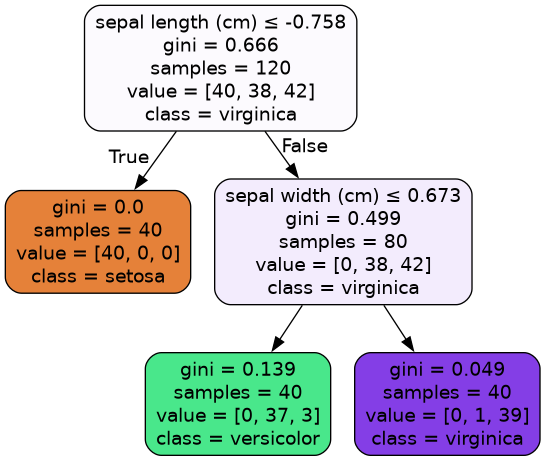
#> input picture to_make_beautiful/campus/ML/ML3/Notebook/iris_tree.png, 545 x 461 px
$ jupyter execute --allow-errors 'ML3.1 - Algorithms Kit Eleve.ipynb'   (shell and % lines are left out)
#> lines starting #> are read from the running program, lines starting #| are printed output that depends on the picture
## Packages

[cell 1]
import numpy as np
import pandas as pd
import matplotlib.pyplot as plt

## Resources
General:
- Hands on Machine Learning with scikit-learn and tensorflow, chapter 5, 6, 7

- Machine Learnia : https://www.youtube.com/watch?v=w_bLGK4Pteo

Decision Trees:
- https://scikit-learn.org/stable/modules/tree.html
- https://www.lovelyanalytics.com/2016/08/16/decision-tree-comment-ca-marche/
- https://www.youtube.com/watch?v=ZVR2Way4nwQ
- https://www.youtube.com/watch?v=sgQAhG5Q7iY

Random Forests:
- https://scikit-learn.org/stable/modules/generated/sklearn.ensemble.RandomForestClassifier.html
- https://towardsdatascience.com/random-forest-in-python-24d0893d51c0
- https://www.youtube.com/watch?v=v6VJ2RO66Ag

SVM:
- https://scikit-learn.org/stable/modules/svm.html
- https://towardsdatascience.com/a-brief-introduction-to-support-vector-machine-adf0f103a80f
- https://www.youtube.com/watch?v=_YPScrckx28
- https://www.youtube.com/watch?v=Q7vT0--5VII

Learning Curves:
- https://scikit-learn.org/stable/auto_examples/model_selection/plot_learning_curve.html#sphx-glr-auto-examples-model-selection-plot-learning-curve-py
- https://towardsdatascience.com/why-you-should-be-plotting-learning-curves-in-your-next-machine-learning-project-221bae60c53

Validation Curves
- https://scikit-learn.org/stable/modules/learning_curve.html

- Take some time to read book sections for decision tree, random forest and SVM algorithms.
- Import these algorithms from scikit-learn and find the hyperparameter options that are available when they are instantiated.

## Decision trees

Explain here how they work in your own words:

<span style='color:green'> Decision tree: </span>
<span style='color:pink'> a supervised ML algo (used for classification and regression). The main principle is splitting the data into subsets based on the value of input features. Each splitting is called "node". Criteria of splitting are Gini impurity (probability of a randomly chosen element to be classified wrong (0 means all elements belong to one class, higher impurity - mixed classes)), informatio gain (reduction in entropy after splitting, higher entropy means good distribution, low entropy - good separation, low uncertainty), MSE.

<span style='color:pink'>It ends in case of max. depth, when no good split was found, or when classificatio is done (node has data points of a single class) or when a node has a ceertain min. number of data points (for regression)</span>

<span style='color:green'> Random Forests: </span>
<span style='color:pink'> an ensemble ML algo (used for classification and regression). The main principle is a usage of MULTIPLE decision tree models on multiple SUBSETS of the original data.Dividing into subsets happens due to Bagging or Bootstrap aggregation (sampling with replacement: so some data points appear multiple times in a subset or may not appear at all). each subset has the same amount of data points as the original data set. After training there is "aggregation" to get a final result (majority of votes of each prediction or the everage of all prediction). In Random forest, the features are selected randomply for each subset to minimize correlation between trees. So averaging of many trees reduces variance and gets a better prediction compare to Decision tree. </span>

<span style='color:green'> Support Vector Machines or SVM: </span>
<span style='color:pink'>a set of supervised ML algo (for classification and regression, but mostly for classification). The idea behind SVM is to find a hyperplane (a line, a plane or a hyperplane for n-dim) that best separates the data points of different classes. To create this plane/line the distance (margin) to each closest data point (support vectors) is calculted and maximized by moving the plane/line (larger margin generally implies better generalization to unseen data). In cases of non-linear separated data Soft Margin (adds a parameter for each data point - slack variables: 0 for correctly classiied and higher for worse classified points. it minimizes the weight of a sum of a hyperplane and sum of slack varaibles) can be used. Also Kernel Trick: transform data to a higher dim and separate the data linearly.</span>

[cell 2]
# Load dataset
from sklearn.datasets import load_iris

iris = load_iris()
X = iris.data[:, 2:] # petal length and width
y = iris.target

[cell 3]
plots = pd.DataFrame(X).hist()
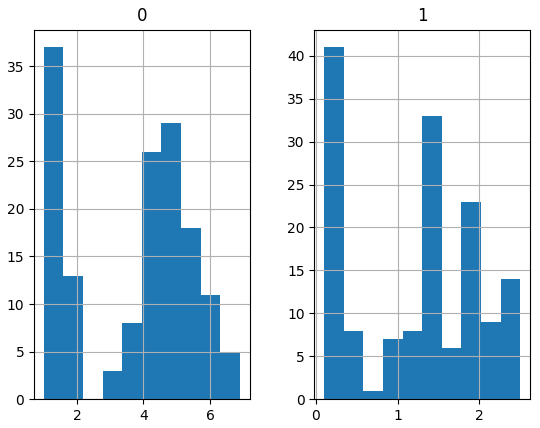
#> figure drawn by matplotlib, 2 panels; panel 1: tallest bar 37 high, from x = 1 to 1.59; panel 2: tallest bar 41 high, from x = 0.1 to 0.34

[cell 4]
pd.DataFrame(X).info()

[cell 5]
pd.DataFrame(y).describe()

[cell 6]
from sklearn.model_selection import train_test_split

X_train, X_test, y_train, y_test = train_test_split(X, y, random_state = 101,
                                                    test_size = 0.2)

[cell 7]
from sklearn.preprocessing import StandardScaler

scaler = StandardScaler()

X_train_scaled = scaler.fit_transform(X_train)
X_test_scaled = scaler.transform(X_test)

[cell 8]
# Train a decision tree with max_depth=2
from sklearn.tree import DecisionTreeClassifier

model_Tree = DecisionTreeClassifier(max_depth=2)

model_Tree.fit(X_train_scaled,y_train)
y_pred = model_Tree.predict(X_test_scaled)

[cell 9]
from sklearn.metrics import classification_report, confusion_matrix,  precision_score, recall_score, accuracy_score, f1_score

print(classification_report(y_test,y_pred))

[cell 10]
pd.DataFrame(confusion_matrix(y_test,y_pred))

### Visualization: export_graphviz

[cell 11]
# Visualize decision tree using graphviz
from sklearn.tree import export_graphviz

dot_data = export_graphviz(model_Tree, out_file=None,
                           feature_names=iris.feature_names[:2],
                           class_names=iris.target_names,
                           filled=True, rounded=True,
                           special_characters=True)

[cell 12]
import pygraphviz
from IPython.display import Image

#> (the rest of this cell did not finish here and is left out)

[cell 13]
# open image with PIL
from PIL import Image
image = Image.open("iris_tree.png")
#> image is the input picture: PIL image 545x461 RGBA; mean R, G, B, A 213.7, 211.8, 214.4, 254.8
image.show()

[cell 14]
# open image with matplotlib
import matplotlib.pyplot as plt
import matplotlib.image as mpimg

img=mpimg.imread('iris_tree.png')
imgplot = plt.imshow(img)

### Visualization: plot_tree

[cell 15]
# visualize using the 'plot_tree' method (from the sklearn.tree module)
from sklearn.tree import plot_tree
plot = plot_tree(model_Tree, feature_names = iris.feature_names[:2], class_names = iris.target_names, filled=True,rounded=True)

Compute the predictions of a decision tree classifier on a test set and calculate all the classification metrics you know:

[cell 16]
from sklearn.metrics import average_precision_score, roc_auc_score

y_proba = model_Tree.predict_proba(X_test_scaled)

print(f'accuracy_score: {accuracy_score(y_test,y_pred)}')
print(f'precision_score: {precision_score(y_pred,y_test,average="macro")}')
print(f'recall_score: {recall_score(y_pred,y_test,average="macro")}')
print(f'f1_score: {f1_score(y_pred,y_test,average="macro")}')
# print(f'average_precision_score: {average_precision_score(y_test,y_pred,average="macro")}')
print(f'roc_auc_score: {roc_auc_score(y_test,y_proba,multi_class="ovr")}')

[cell 17]
pd.DataFrame(confusion_matrix(y_test,y_pred))

[cell 18]
# split in train and test set

[cell 19]
# fit classifier with max_depth=2

[cell 20]
# make predictions on the test set

[cell 21]
# Print Accuracy
# Print Confusion matrix
# Print Precision
# Print Recall
# Print F1-score

## Random forests

Explain here how they work in your own words:

[cell 22]
# fit a Random Forest classifier
from sklearn.ensemble import RandomForestClassifier

model_Forest = RandomForestClassifier()

[cell 23]
# make predictions on the test set

model_Forest.fit(X_train_scaled,y_train)
y_pred = model_Forest.predict(X_test_scaled)

[cell 24]
# Print Accuracy
# Print Confusion matrix
# Print Precision
# Print Recall
# Print F1-score
print(f'accuracy_score: {accuracy_score(y_test,y_pred):.3f}')
print(f'precision_score: {precision_score(y_pred,y_test,average="macro"):.3f}')
print(f'recall_score: {recall_score(y_pred,y_test,average="macro"):.3f}')
print(f'f1_score: {f1_score(y_pred,y_test,average="macro"):.3f}')

[cell 25]
pd.DataFrame(confusion_matrix(y_test,y_pred))

## SVM

Explain here how they work in your own words:

[cell 26]
# Book example SVM: iris dataset
import numpy as np
from sklearn import datasets
from sklearn.pipeline import Pipeline
from sklearn.preprocessing import StandardScaler
from sklearn.svm import LinearSVC
from sklearn.svm import SVC

model_LinearSVC = SVC(C=1,
                      kernel='linear'
                      # loss="hinge",
                      # multi_class='ovr'
                     )

model_LinearSVC.fit(X_train_scaled, y_train)
y_pred = model_LinearSVC.predict(X_test_scaled)

[cell 27]
# fit a linear SVM classifier

[cell 28]
# make predictions on the test set

[cell 29]
# Print Accuracy
# Print Confusion matrix
# Print Precision
# Print Recall
# Print F1-score
print(f'accuracy_score: {accuracy_score(y_test,y_pred):.3f}')
print(f'precision_score: {precision_score(y_pred,y_test,average="macro"):.3f}')
print(f'recall_score: {recall_score(y_pred,y_test,average="macro"):.3f}')
print(f'f1_score: {f1_score(y_pred,y_test,average="macro"):.3f}')

[cell 30]
pd.DataFrame(confusion_matrix(y_test,y_pred))

## Learning curves

### Book example

[cell 31]
# Book Dataset
def plot_learning_curves(model, X, y):
    X_train, X_test, y_train, y_test = train_test_split(X, y, test_size=0.2, random_state=42)
    train_errors, test_errors = [], []
    X_train_scaled = scaler.fit_transform(X_train)
    X_test_scaled = scaler.transform(X_test)
    for m in range(1, len(X_train_scaled)):
        model.fit(X_train_scaled[:m], y_train[:m])
        y_train_predict = model.predict(X_train_scaled[:m])
        y_test_predict = model.predict(X_test_scaled)
        train_errors.append(mean_squared_error(y_train[:m], y_train_predict))
        test_errors.append(mean_squared_error(y_test, y_test_predict))
    plt.plot(np.sqrt(train_errors), "r-+", linewidth=2, label="train")
    plt.plot(np.sqrt(test_errors), "b-", linewidth=3, label="val")
    plt.legend()
    plt.xlabel('Training set size')
    plt.ylabel('RMSE')

[cell 32]
# Implement the book’s code on learning curves on the data he has used.
m = 100
X = 6 * np.random.rand(m, 1) - 3
y = 0.5 * X**2 + X + 2 + np.random.randn(m, 1)

[cell 33]
from sklearn.linear_model import LinearRegression
from skimage.metrics import mean_squared_error

lin_reg = LinearRegression()
plot_learning_curves(lin_reg, X, y)
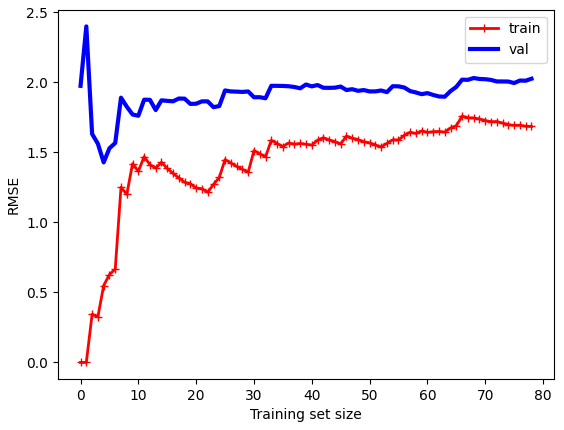
#> figure drawn by matplotlib, 1 panel; curve peaks at x = 66, y = 1.76; curve peaks at x = 1, y = 2.4

Change the method so that instead of having an incremental training set size going from 1 to the size of X_train, you have a fixed set of training sizes.
For example:

training_set_sizes = np.linspace(2, len(X_train), len(X_train), dtype='int')

or

training_set_sizes = [1, 10, 20, 30, 40, 50, 60, 70, 80]

[cell 34]
# Method that plots learning curves for a given estimator and training_set_sizes
def your_method_name_for_plotting_learning_curves(model, X, y, training_set_sizes=None):
    X_train, X_test, y_train, y_test = train_test_split(X, y, test_size=0.2, random_state=42)
    train_errors, test_errors = [], []
    X_train_scaled = scaler.fit_transform(X_train)
    X_test_scaled = scaler.transform(X_test)

    if training_set_sizes is None:
        training_set_sizes = np.linspace(2, len(X_train_scaled), len(X_train_scaled), dtype='int')

    for m in training_set_sizes:
        model.fit(X_train_scaled[:m], y_train[:m])
        y_train_predict = model.predict(X_train_scaled[:m])
        y_test_predict = model.predict(X_test_scaled)
        train_errors.append(mean_squared_error(y_train[:m], y_train_predict))
        test_errors.append(mean_squared_error(y_test, y_test_predict))

    plt.plot(np.sqrt(train_errors), "r-+", linewidth=2, label="train")
    plt.plot(np.sqrt(test_errors), "b-", linewidth=3, label="val")
    plt.legend()
    plt.xlabel('Training set size')
    plt.ylabel('RMSE')

[cell 35]
your_method_name_for_plotting_learning_curves(lin_reg, X, y, training_set_sizes = [1, 10, 20, 30, 40, 50, 60, 70, 80])
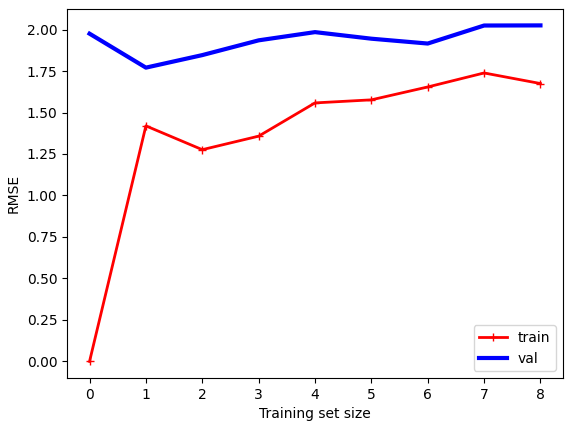
#> figure drawn by matplotlib, 1 panel

## Learning curves for classifiers

Implement a ML problem on a dataset you have already seen in the course.

Produce a plot of a model which shows signs of underfitting, and one that shows signs of overfitting.

[cell 36]
from sklearn.model_selection import learning_curve

def plot_learning_curve(estimator, title, X, y, axes=None, ylim=None, cv=None,
                        n_jobs=None, train_sizes=np.linspace(.1, 1.0, 5)):
# create your method to plot your learning curves using the sklearn method learning_curve()

    train_sizes, train_scores, test_scores = learning_curve(estimator, X, y, cv=cv, n_jobs=n_jobs,
                                                            train_sizes=train_sizes, scoring='accuracy',
                                                            shuffle=False)

    train_scores_mean = np.mean(train_scores, axis=1)
    train_scores_std = np.std(train_scores, axis=1)
    test_scores_mean = np.mean(test_scores, axis=1)
    test_scores_std = np.std(test_scores, axis=1)

    if axes is None:
        axes = plt.gca()

    axes.set_title(title)
    if ylim is not None:
        axes.set_ylim(*ylim)

    axes.set_xlabel("Training examples")
    axes.set_ylabel("Accuracy")

    axes.grid()

    # Plot the learning curve
    axes.fill_between(train_sizes, (train_scores_mean - train_scores_std),
                      (train_scores_mean + train_scores_std), alpha=0.1, color="r")
    axes.fill_between(train_sizes, (test_scores_mean - test_scores_std),
                      (test_scores_mean + test_scores_std), alpha=0.1, color="g")
    axes.plot(train_sizes, train_scores_mean, 'o-', color="r", label="Training score")
    axes.plot(train_sizes, test_scores_mean, 'o-', color="g", label="Cross-validation score")

    axes.legend(loc="best")

[cell 37]
X = iris.data[:, 2:] # petal length and width
y = iris.target

X_train, X_test, y_train, y_test = train_test_split(X, y, test_size=0.2, random_state=42)

X_train_scaled = scaler.fit_transform(X_train)
X_test_scaled = scaler.transform(X_test)

plot_learning_curve(model_Tree, 'Tree', X, y, axes=None, ylim=None, cv=5, n_jobs=-1, train_sizes=np.linspace(.1, 1.0, 5))
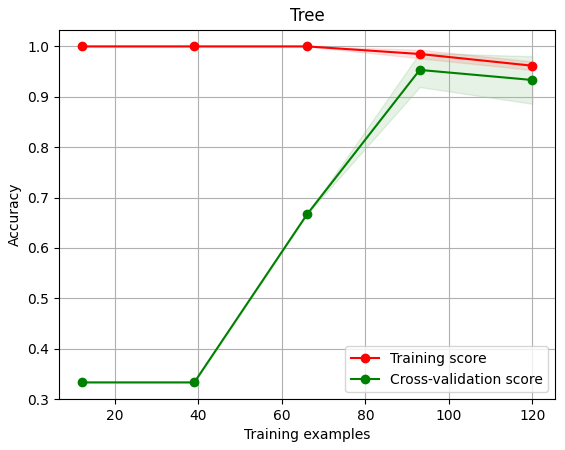
#> figure drawn by matplotlib, 1 panel

[cell 38]
plot_learning_curve(model_Forest, 'Forest', X, y, axes=None, ylim=None, cv=5, n_jobs=-1, train_sizes=np.linspace(.1, 1.0, 5))

[cell 39]
plot_learning_curve(model_LinearSVC, 'LinearSVC', X, y, axes=None, ylim=None, cv=5, n_jobs=-1, train_sizes=np.linspace(.1, 1.0, 10))
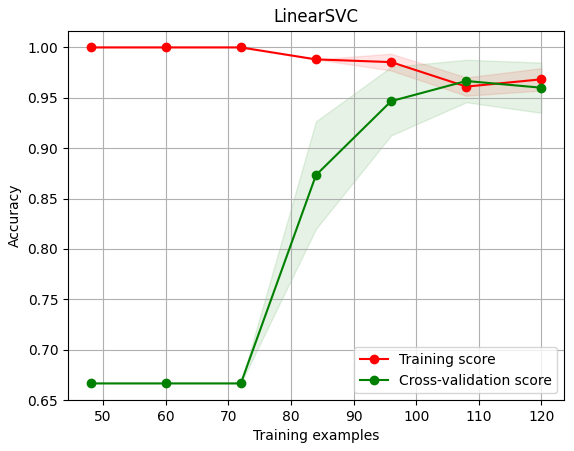
#> figure drawn by matplotlib, 1 panel

## Decision trees learning curves

#> (a cell that did not finish here is left out)

#> (a cell that did not finish here is left out)

#> (a cell that did not finish here is left out)

#> (a cell that did not finish here is left out)

#> (a cell that did not finish here is left out)

#> (a cell that did not finish here is left out)

[cell 46]
# do all the pre-rpocessing that is needed
# from sklearn.impute import SimpleImputer
pipeline_tree = Pipeline([
        ('scaler', StandardScaler()),
        ('tree', DecisionTreeClassifier())
    ])

[cell 47]
X_train, X_test, y_train, y_test = train_test_split(X, y,
                                                    test_size=0.2,
                                                    random_state=42,
                                                    # stratify=y
                                                   )

[cell 48]
# Underfit model
# Train a decision tree with max_depth=2

[cell 49]
pipeline_tree.set_params(tree__max_depth=2)
pipeline_tree.fit(X_train,y_train)
y_pred = pipeline_tree.predict(X_test)
print(classification_report(y_test,y_pred))

[cell 50]
pd.DataFrame(confusion_matrix(y_test,y_pred))

[cell 51]
plot_learning_curve(pipeline_tree, 'Tree', X, y, axes=None, ylim=None, cv=5, n_jobs=-1, train_sizes=np.linspace(.1, 1.0, 15))
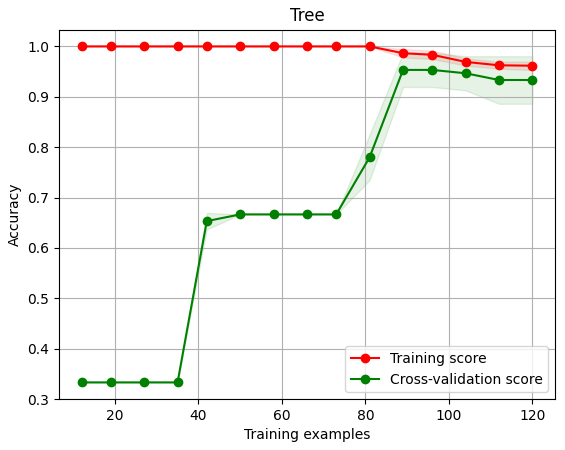
#> figure drawn by matplotlib, 1 panel; curve peaks at x = 12, y = 1; curve peaks at x = 89, y = 0.953

[cell 52]
# Overfit model
# Train a decision tree with max_depth=10

[cell 53]
pipeline_tree.set_params(tree__max_depth=10)
pipeline_tree.fit(X_train,y_train)
y_pred = pipeline_tree.predict(X_test)
print(classification_report(y_test,y_pred))

[cell 54]
plot_learning_curve(pipeline_tree, 'Tree', X, y, axes=None, ylim=None, cv=5, n_jobs=-1, train_sizes=np.linspace(.1, 1.0, 15))
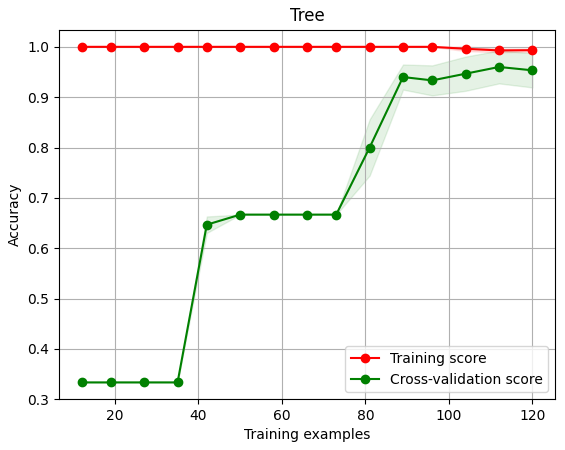
#> figure drawn by matplotlib, 1 panel; curve peaks at x = 12, y = 1; curve peaks at x = 112, y = 0.96

[cell 55]
X_train_scaled.shape

[cell 56]
y_train.shape

[cell 57]
from sklearn.model_selection import GridSearchCV

param_grid = {
    'max_depth': range(1,21)
}

grid_search = GridSearchCV(pipeline_tree.named_steps['tree'],
                           param_grid,
                           cv = 5,
                           scoring='accuracy',
                           return_train_score=True,
                           n_jobs=-1)
grid_search.fit(X_train_scaled,y_train)

[cell 58]
import seaborn as sns
sns.scatterplot(pd.DataFrame(grid_search.cv_results_), x = 'param_max_depth', y = 'mean_train_score')
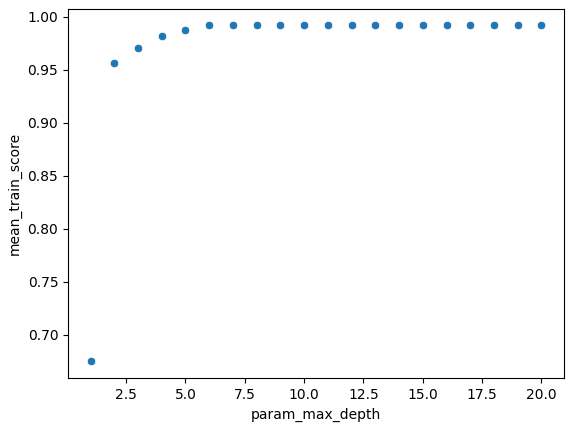
#> figure drawn by matplotlib, 1 panel

[cell 59]
grid_search.best_estimator_.fit(X_train_scaled,y_train)
y_pred = grid_search.best_estimator_.predict(X_test_scaled)
print(classification_report(y_test,y_pred))

[cell 60]
pd.DataFrame(confusion_matrix(y_test,y_pred))

[cell 61]
plot_learning_curve(grid_search.best_estimator_, 'Tree', X, y, axes=None, ylim=None, cv=5, n_jobs=-1, train_sizes=np.linspace(.1, 1.0, 15))
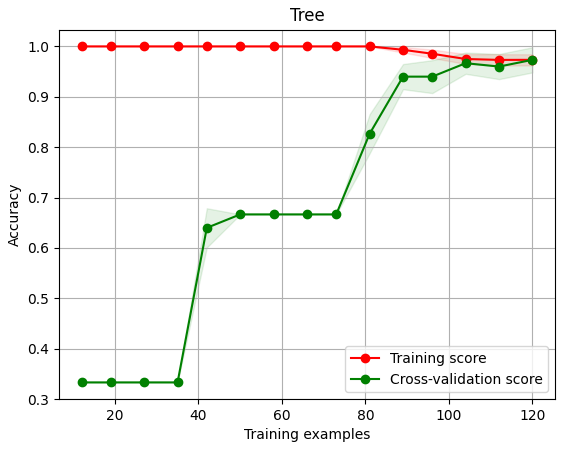
#> figure drawn by matplotlib, 1 panel; curve peaks at x = 12, y = 1; curve peaks at x = 120, y = 0.973

## Random forests classifier learning curves

[cell 62]
pipeline_forest = Pipeline([
        ('scaler', StandardScaler()),
        ('forest', RandomForestClassifier(random_state=42))
    ])

[cell 63]
# Underfit model
pipeline_forest.set_params(forest__max_depth=2)
pipeline_forest.fit(X_train,y_train)
y_pred = pipeline_forest.predict(X_test)
print(classification_report(y_test,y_pred))
print(f'RMSE (train): {np.sqrt(mean_squared_error(y_train,pipeline_forest.predict(X_train_scaled))):.3f}')
print(f'RMSE (test): {np.sqrt(mean_squared_error(y_test,y_pred)):.3f}')

plot_learning_curve(pipeline_forest, 'Forest_depth=2', X, y, axes=None, ylim=None, cv=5, n_jobs=-1, train_sizes=np.linspace(.1, 1.0, 15))
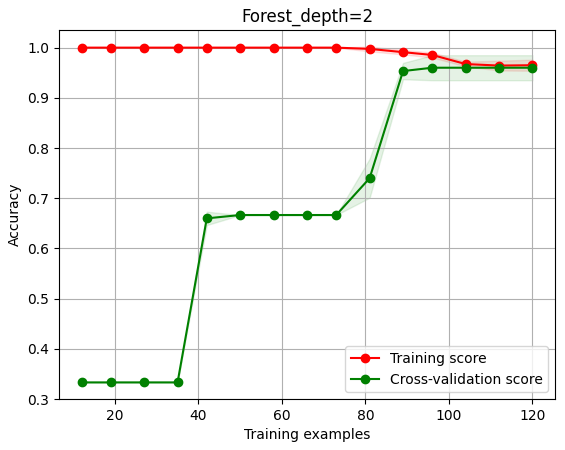
#> figure drawn by matplotlib, 1 panel; curve peaks at x = 12, y = 1; curve peaks at x = 96, y = 0.96
